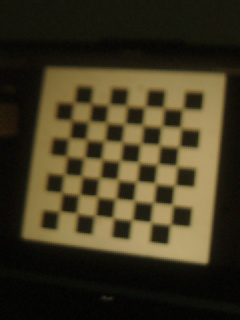
#> input picture src/calibrate_camera/images/cam1/0.jpg, 240 x 320 px; its folder holds only this picture in this run
$ python -i utils.py   (imports and definitions only)
#> lines starting #> are read from the running program, lines starting #| are printed output that depends on the picture; after the words box and inside, x2 and y2 are one past the last pixel; in counts of white or black regions, pixels touching at a corner belong together
### src/logger.py
# ---------------------------------------------------------------------
# ----------------------------- logger.py -----------------------------
# ---------------------------------------------------------------------
import logging
import os
import sys
from datetime import datetime


# metaclasa singleton pentru a avea doar o instanta a clasei Logger
class SingletonMeta(type):
    _instances = {}

    def __call__(cls, *args, **kwargs):
        if cls not in cls._instances:
            instance = super().__call__(*args, **kwargs)
            cls._instances[cls] = instance
        return cls._instances[cls]


# clasa Logger care foloseste metaclasa SingletonMeta
class Logger(metaclass=SingletonMeta):
    def __init__(self, log_to_file=False, filename=None):
        self.logger = None
        if not hasattr(self, 'initialized'):
            self.initialized = True
            self.log_to_file = log_to_file

            if self.log_to_file:
                # setare director pentru a loga fisierele
                log_dir = os.path.join(os.path.dirname(__file__), 'logs')
                print(log_dir)
                if not os.path.exists(log_dir):
                    os.makedirs(log_dir)
                if filename is not None:
                    self.filename = filename
                else:
                    self.filename = os.path.join(log_dir, f"log_{datetime.now().strftime('%Y-%m-%d_%H-%M-%S')}.txt")
            self.setup_logger()

    def setup_logger(self):
        # crearea unui logger cu nivel de logare setat la DEBUG
        self.logger = logging.getLogger(__name__)
        self.logger.setLevel(logging.DEBUG)
        formatter = logging.Formatter('%(asctime)s - %(levelname)s - %(message)s', datefmt='%Y-%m-%d %H:%M:%S')

        # logare in terminal (stdout)
        stream_handler = logging.StreamHandler(sys.stdout)
        stream_handler.setFormatter(formatter)
        self.logger.addHandler(stream_handler)

        # logare in fisier
        if self.log_to_file and hasattr(self, 'filename'):
            file_handler = logging.FileHandler(self.filename)
            file_handler.setFormatter(formatter)
            self.logger.addHandler(file_handler)

    # metoda pentru logarea mesajelor de info
    def info(self, message):
        self.logger.info(message)

    # metoda pentru logarea mesajelor de debug
    def debug(self, message):
        self.logger.debug(message)

    # metoda pentru logarea mesajelor de warning
    def warning(self, message):
        self.logger.warning(message)

    # metoda pentru logarea mesajelor de eroare
    def error(self, message):
        self.logger.error(message)

    # metoda pentru logarea mesajelor critical
    def critical(self, message):
        self.logger.critical(message)

### src/utils.py
# ---------------------------------------------------------------------
# --------------------------- utils.py --------------------------------
# ---------------------------------------------------------------------
import glob
import sys

import serial
import cv2 as cv
import numpy as np
from scipy import linalg

from logger import Logger

logger = Logger(log_to_file=True)


# [46 lines left out: functions serial_ports, draw_epipolar_lines, not called in this run]


def detect_and_annotate_points(frame):
    """
    Detecteaza si anoteaza punctele de interes intr-un cadru dat.

    Args:
        frame (numpy.ndarray): Cadrul in care se detecteaza punctele.

    Returns:
        tuple:
            numpy.ndarray: Cadrul cu punctele adnotate.
            list: Lista cu coordonatele centroizilor detectati.
    """
    gray = cv.cvtColor(frame, cv.COLOR_RGB2GRAY)
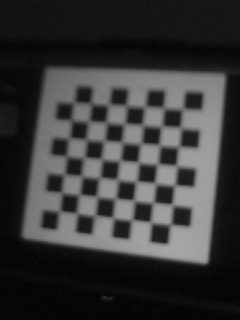
#> gray: shape (320, 240); min 1, max 167, mean 55.2
    _, binary = cv.threshold(gray, 255 * 0.2, 255, cv.THRESH_BINARY)
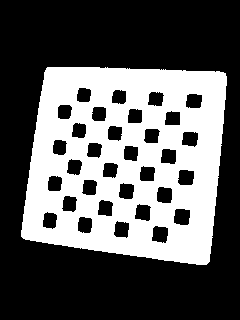
#> binary: shape (320, 240); 37.2% white; 1 white region
    contours, _ = cv.findContours(binary, cv.RETR_TREE, cv.CHAIN_APPROX_SIMPLE)
#> contours = 33 contours; largest, box (x1, y1, x2, y2) and area: (21, 67, 227, 265) 34370, (173, 208, 191, 226) 254, (151, 225, 169, 244) 248, (156, 186, 173, 204) 242, (177, 169, 195, 186) 240

    # calculare memente invariante pentru toate contururile, apoi filtrare pe baza 'm00'
    moments = [cv.moments(cnt) for cnt in contours]
#> moments = 33 items
    valid_moments = [m for m in moments if m['m00'] != 0]  # filtrarea momentelor in care 'm00' este zero
#> valid_moments = 33 items

    # calcularea centroizilor pentru momentele valide
    centroids = np.array([[int(m['m10'] / m['m00']), int(m['m01'] / m['m00'])] for m in valid_moments])
#> centroids = 33 pairs, first value 49 to 193, second value 94 to 233

    # [10 lines of commented-out code are left out]
    for (x, y) in centroids:
        cv.circle(frame, (x, y), 2, (255, 255, 255), -1)
        text = f'({x}, {y})'
        font_scale = 0.4
        thickness = 1
        color = (255, 255, 255)
        text_size, _ = cv.getTextSize(text, cv.FONT_HERSHEY_COMPLEX, font_scale, thickness)
        text_width, text_height = text_size
        text_x = min(x + 5, frame.shape[1] - text_width - 5)
        text_y = min(y + text_height + 5, frame.shape[0] - 5)

        cv.putText(frame, text, (text_x, text_y), cv.FONT_HERSHEY_COMPLEX, font_scale, color, thickness, cv.LINE_AA)
#> this loop made 33 passes
#> (x, y, text_size, text_width, text_x, text_y) on passes 1 to 12: (126, 161, (71, 9), 71, 131, 175), (159, 233, (71, 9), 71, 164, 247), (121, 229, (71, 9), 71, 126, 243), (84, 224, (63, 9), 63, 89, 238), (49, 220, (63, 9), 63, 54, 234), (181, 216, (71, 9), 71, 164, 230), (142, 212, (71, 9), 71, 147, 226), (104, 207, (71, 9), 71, 109, 221), (69, 203, (63, 9), 63, 74, 217), (164, 194, (71, 9), 71, 164, 208), (126, 190, (71, 9), 71, 131, 204), (89, 186, (63, 9), 63, 94, 200)
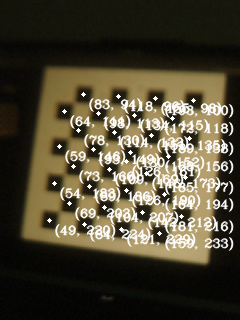
#> frame: shape (320, 240, 3); mean R, G, B 76.4, 70.1, 51.5

    frame = cv.drawContours(frame, contours, -1, (255, 0, 0), 1)
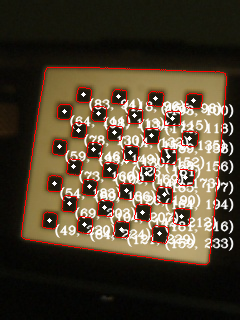
#> frame: shape (320, 240, 3); 3.13% of pixels changed, all inside (x1, y1, x2, y2) = (21, 67, 227, 265)

    if len(centroids) == 0:
        return frame, [[np.nan, np.nan]]
    else:
        return frame, centroids.tolist()


# https://stackoverflow.com/questions/76980602/direct-linear-transformation-in-c-from-python
# [100 lines left out: functions DLT, create_cone_vertices, create_scale_matrix, create_flip_matrix, not called in this run]

>>> import cv2
>>> picture = cv2.cvtColor(cv2.imread('calibrate_camera/images/cam1/0.jpg'), cv2.COLOR_BGR2RGB)
>>> result = detect_and_annotate_points(picture)

$ run again, on src/calibrate_camera/images/cam1/1.jpg
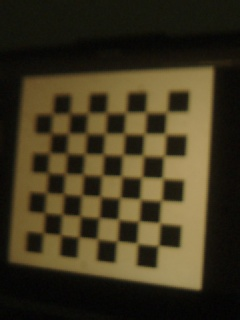
#> input picture src/calibrate_camera/images/cam1/1.jpg, 240 x 320 px
#> in detect_and_annotate_points, `_, binary = cv.threshold(gray, 255 * 0.2, 255, cv.THRESH_BINARY)`:
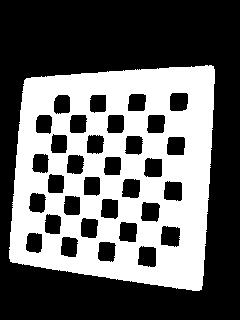
#> binary: shape (320, 240); 40% white; 1 white region
#> contours = 33 contours; largest, box (x1, y1, x2, y2) and area: (9, 65, 215, 291) 39704, (160, 225, 181, 248) 377, (137, 245, 157, 268) 364, (163, 180, 183, 202) 352, (118, 221, 138, 243) 346
#> moments = 33 items
#> centroids = 33 pairs, first value 33 to 178, second value 101 to 256
#> the loop in detect_and_annotate_points, `for (x, y) in centroids:` made 33 passes
#> (x, y, text_size, text_width, text_x, text_y) on passes 1 to 8: (115, 174, (71, 9), 71, 120, 188), (146, 256, (71, 9), 71, 151, 270), (106, 251, (71, 9), 71, 111, 265), (68, 246, (63, 9), 63, 73, 260), (33, 242, (63, 9), 63, 38, 256), (169, 235, (71, 9), 71, 164, 249), (127, 231, (71, 9), 71, 132, 245), (88, 227, (63, 9), 63, 93, 241)
#> in detect_and_annotate_points, `frame = cv.drawContours(frame, contours, -1, (255, 0, 0), 1)`:
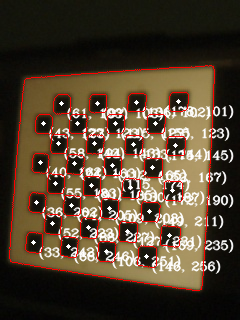
#> frame: shape (320, 240, 3); mean R, G, B 82.5, 66, 47.7

$ run again, on src/calibrate_camera/images/cam1/10.jpg
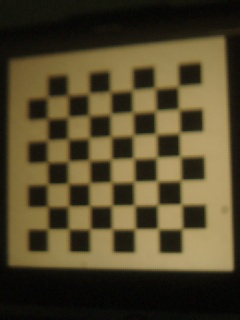
#> input picture src/calibrate_camera/images/cam1/10.jpg, 240 x 320 px
#> in detect_and_annotate_points, `_, binary = cv.threshold(gray, 255 * 0.2, 255, cv.THRESH_BINARY)`:
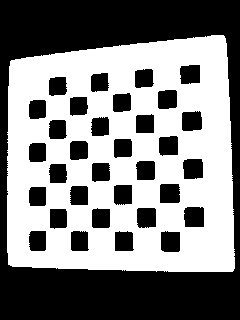
#> binary: shape (320, 240); 51.3% white; 33 black regions
#> contours = 33 contours; largest, box (x1, y1, x2, y2) and area: (7, 35, 235, 272) 49621, (183, 206, 205, 228) 422, (160, 230, 181, 253) 414, (182, 158, 204, 180) 410, (159, 183, 181, 204) 408
#> moments = 33 items
#> centroids = 33 pairs, first value 37 to 193, second value 73 to 241
#> the loop in detect_and_annotate_points, `for (x, y) in centroids:` made 33 passes
#> (x, y, text_size, text_width, text_x, text_y) on passes 1 to 8: (121, 158, (71, 9), 71, 126, 172), (170, 241, (71, 9), 71, 164, 255), (123, 241, (71, 9), 71, 128, 255), (79, 240, (63, 9), 63, 84, 254), (37, 240, (63, 9), 63, 42, 254), (57, 218, (63, 9), 63, 62, 232), (146, 217, (71, 9), 71, 151, 231), (100, 217, (71, 9), 71, 105, 231)
#> in detect_and_annotate_points, `frame = cv.drawContours(frame, contours, -1, (255, 0, 0), 1)`:
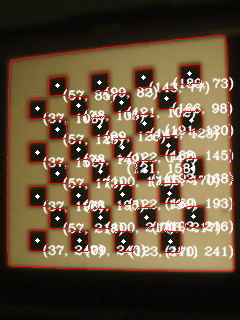
#> frame: shape (320, 240, 3); mean R, G, B 101, 81.7, 58.5

$ run again, on src/calibrate_camera/images/cam1/11.jpg
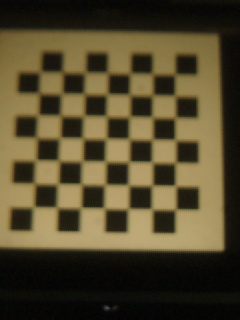
#> input picture src/calibrate_camera/images/cam1/11.jpg, 240 x 320 px
#> in detect_and_annotate_points, `_, binary = cv.threshold(gray, 255 * 0.2, 255, cv.THRESH_BINARY)`:
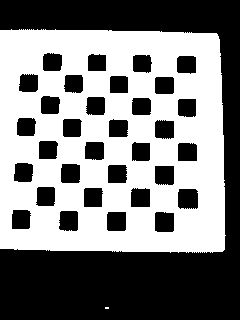
#> binary: shape (320, 240); 50.4% white; 33 black regions
#> contours = 34 contours, 1 with area under 20; largest, box (x1, y1, x2, y2) and area: (0, 29, 226, 253) 48749, (177, 188, 199, 210) 416, (154, 211, 175, 233) 403, (106, 211, 127, 232) 392, (58, 210, 79, 232) 390
#> moments = 34 items
#> centroids = 34 pairs, first value 20 to 187, second value 61 to 307
#> the loop in detect_and_annotate_points, `for (x, y) in centroids:` made 34 passes
#> (x, y, text_size, text_width, text_x, text_y) on passes 1 to 8: (106, 307, (71, 9), 71, 111, 315), (111, 141, (71, 9), 71, 116, 155), (163, 221, (71, 9), 71, 164, 235), (116, 220, (71, 9), 71, 121, 234), (68, 220, (63, 9), 63, 73, 234), (20, 219, (63, 9), 63, 25, 233), (187, 198, (71, 9), 71, 164, 212), (140, 197, (71, 9), 71, 145, 211)
#> in detect_and_annotate_points, `frame = cv.drawContours(frame, contours, -1, (255, 0, 0), 1)`:
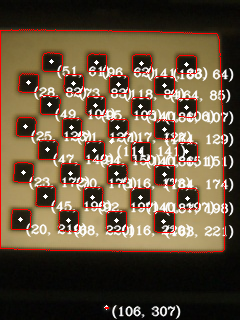
#> frame: shape (320, 240, 3); mean R, G, B 102, 83.3, 60.4
